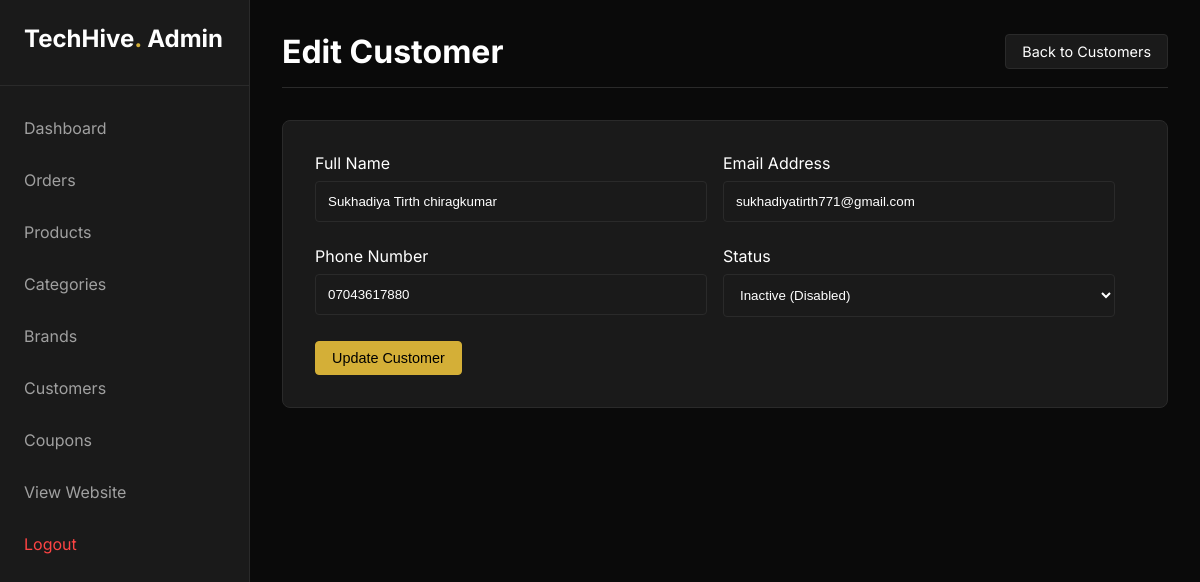
The page /admin/edit_customer.php?id=3 (signed in) on the database as committed earlier.
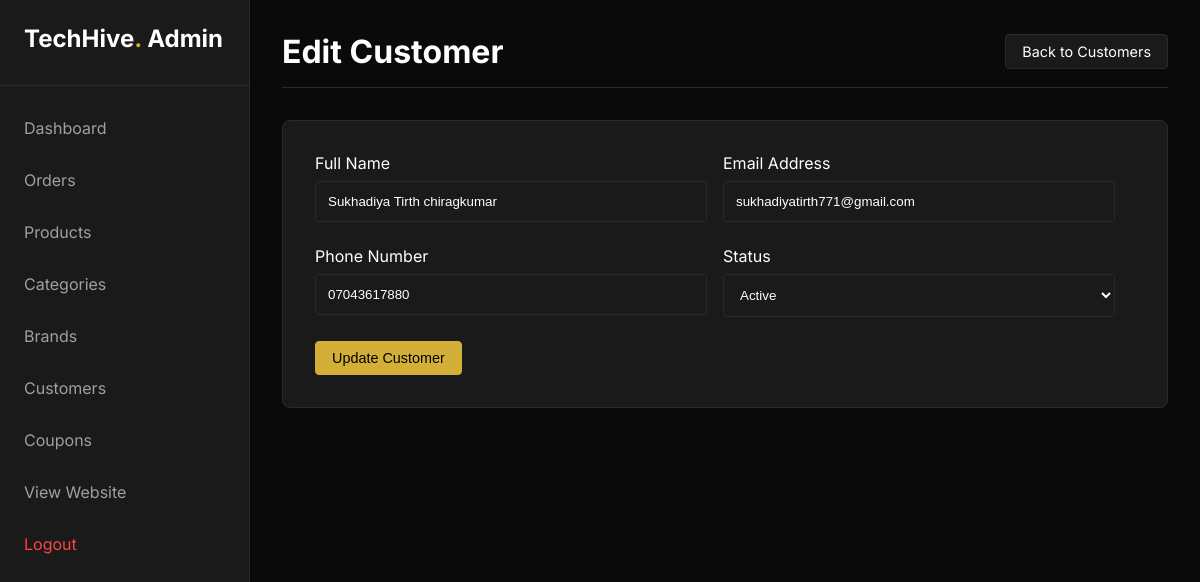
The same page on the database as committed later.
### tables this page shows
CREATE TABLE `users` (
  `user_id` int(11) NOT NULL AUTO_INCREMENT,
  `full_name` varchar(100) NOT NULL,
  `email` varchar(150) NOT NULL,
  `phone` varchar(20) DEFAULT NULL,
  `password_hash` varchar(255) NOT NULL,
  `status` enum('active','inactive') NOT NULL DEFAULT 'active',
  `created_at` timestamp NOT NULL DEFAULT current_timestamp(),
  PRIMARY KEY (`user_id`),
  UNIQUE KEY `email` (`email`)
);

### admin/edit_customer.php (the view, shortened to what this page needs)
<?php
require_once '../config/database.php';
$id = $_GET['id'] ?? null;
$stmt = $pdo->prepare("SELECT * FROM users WHERE user_id = ?");
$stmt->execute([$id]);
$customer = $stmt->fetch();
?>
<!DOCTYPE html>
<html lang="en">
<head>
    <link rel="stylesheet" href="../assets/css/admin.css">
</head>
<body>
    <?php include 'includes/sidebar.php'; ?>
    <main class="admin-main">
        <div class="admin-header">
            <h1>Edit Customer</h1>
            <a href="customers.php" class="btn">Back to Customers</a>
        </div>
        <div style="background: var(--surface); padding: 2rem; border-radius: 8px; border: 1px solid var(--border);">
            <form action="edit_customer.php?id=<?= $id ?>" method="POST">
                <div class="form-row">
                    <div class="form-group">
                        <label>Full Name</label>
                        <input type="text" name="full_name" value="<?= htmlspecialchars($customer['full_name']) ?>" required>
                    </div>
                    <div class="form-group">
                        <label>Email Address</label>
                        <input type="email" name="email" value="<?= htmlspecialchars($customer['email']) ?>" required>
                    </div>
                </div>
                <div class="form-row">
                    <div class="form-group">
                        <label>Phone Number</label>
                        <input type="text" name="phone" value="<?= htmlspecialchars($customer['phone'] ?? '') ?>">
                    </div>
                    <div class="form-group">
                        <label>Status</label>
                        <select name="status">
                            <option value="active" <?= $customer['status'] == 'active' ? 'selected' : '' ?>>Active</option>
                            <option value="inactive" <?= $customer['status'] == 'inactive' ? 'selected' : '' ?>>Inactive (Disabled)</option>
                        </select>
                    </div>
                </div>
                <button type="submit" class="btn btn-primary">Update Customer</button>
            </form>
        </div>
    </main>
</body>
</html>

Rows that differ between the two databases and show on the page:
changed users "Sukhadiya Tirth chiragkumar": status "Inactive (Disabled)" → "Active"
